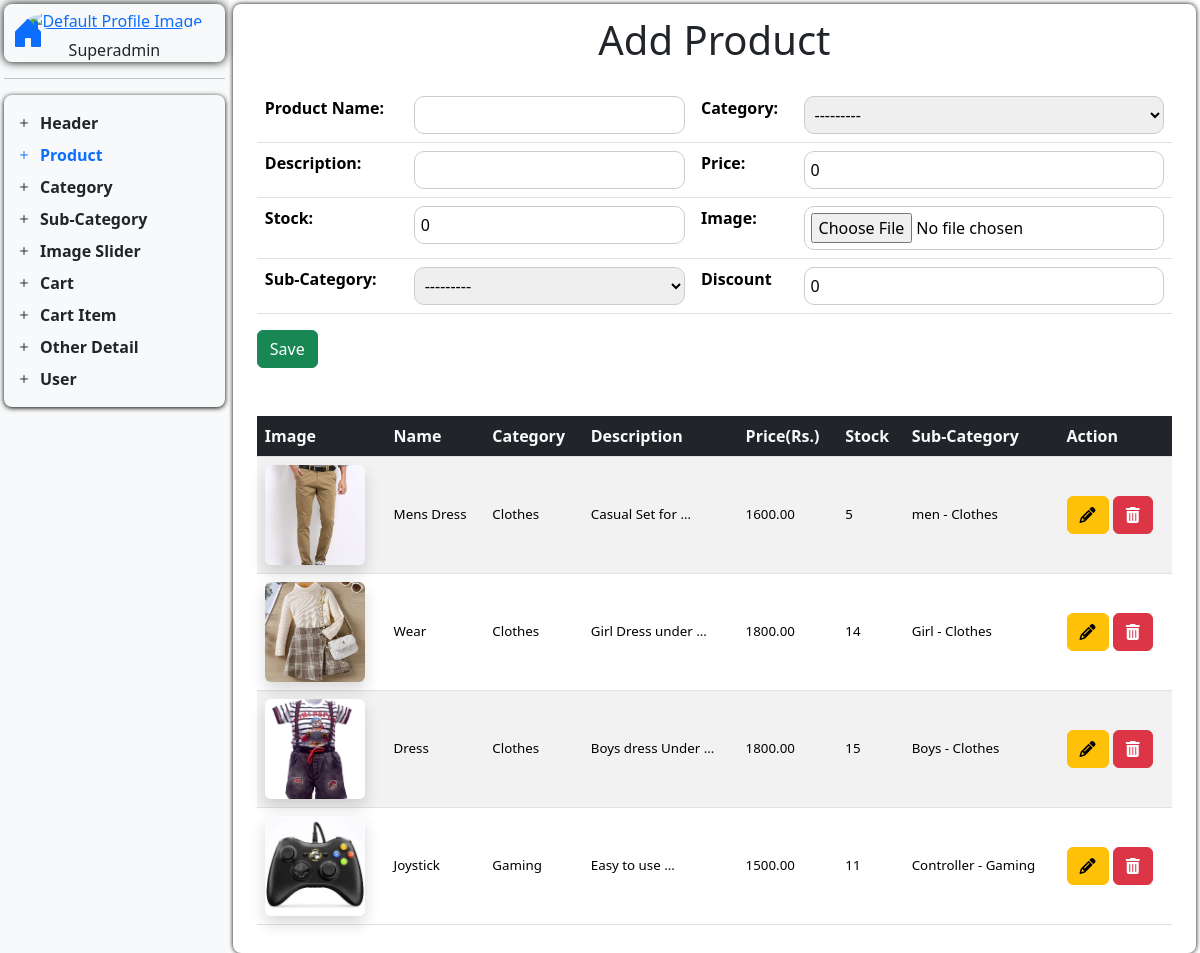
Screenshot of /add-product/ with the database file from the repository.
### techspot_app/models.py (models this page shows, shortened)
class ProductModel(models.Model):
    product_category = models.ForeignKey(
        CategoryModel,
        related_name="productcategory",
        on_delete=models.CASCADE,
    )
    product_name = models.CharField(max_length=200, default="")
    product_description = models.CharField(max_length=200, default="")
    product_price = models.DecimalField(max_digits=10, decimal_places=2, default=0)
    product_image = models.ImageField(
        upload_to="productImage/", default="", null=True, blank=True
    )
    pro_sub_category = models.ForeignKey(
        Sub_CategoryModel,
        related_name="productSubCategory",
        on_delete=models.CASCADE,
        null=True,
        blank=True,
    )
    product_stock = models.IntegerField(default=0)
    product_discount = models.DecimalField(max_digits=5, decimal_places=2, default=0)
    created_at = models.DateField(auto_now_add=True)
    updated_on = models.DateField(auto_now=True)

class CategoryModel(models.Model):
    category_icon = models.CharField(max_length=200, default="", blank=True)
    category_name = models.CharField(max_length=200, default="", unique=True)
    category_image = models.ImageField(
        upload_to="category_image/", default="", null=True, blank=True
    )
    def __str__(self) -> str:
        return f"{self.category_name}"

class Sub_CategoryModel(models.Model):
    sub_category_icon = models.CharField(max_length=200, default="", blank=True)
    sub_category_name = models.CharField(max_length=200, default="", unique=True)
    category = models.ForeignKey(
        CategoryModel, related_name="subcategories", on_delete=models.CASCADE
    )
    def __str__(self) -> str:
        return f"{self.sub_category_name} - {self.category}"

### techspot_app/operationView.py (the view)
# urls.py: path("add-product/", add_product, name="add_product"),
def add_product(request):
    return handle_create(
        request=request,
        model=ProductModel,
        formname=ProductForm,
        redirect_url="add_product",
        template_url="Dashboard/D_Content/add_product.html",
        action_url="add_product",
    )

### techspot_app/forms.py
class ProductForm(forms.ModelForm):
    class Meta:
        model = ProductModel
        fields = "__all__"

### handler/operationhandler.py (called while the page is built)
def handle_create(
        request,
        model,
        formname,
        redirect_url,
        template_url,
        action_url
    ):
    data = model.objects.order_by('-id')
    if request.method == "POST":
        form = formname(request.POST, request.FILES)
        if form.is_valid():
            form.save()
            return redirect(redirect_url)
    else:
        form = formname()
    context = {
        "form": form,
        "data": data,
        'action_url': reverse(action_url)
        }
    return render(request, template_url, context)

### techspot_app/templates/Dashboard/D_Content/add_product.html (shortened to what this page needs)
{% extends "Dashboard/dashboard.html" %}
{% load static %}
{% block add_product %}
<link rel="stylesheet" href="{% static 'CSS/Dashboard/addproduct.css' %}">
<h1 class="text-center mb-4">Add Product</h1>
<div class="container mt-4">
    <table class="table bg-white">
        <tr>
            <th>Product Name:</th>
            <td>{{ form.product_name }}</td>
            <th>Category:</th>
            <td>{{ form.product_category }}</td>
        </tr>
        <tr>
            <th>Description:</th>
            <td>{{ form.product_description }}</td>
            <th>Price:</th>
            <td>{{ form.product_price }}</td>
        </tr>
        <tr>
            <th>Stock:</th>
            <td>{{ form.product_stock }}</td>
            <th>Image:</th>
            <td>
                {{ form.product_image }}
            </td>
        </tr>
        <tr>
            <th>Sub-Category:</th>
            <td>{{ form.pro_sub_category }}</td>
            <th>Discount</th>
            <td>{{ form.product_discount }}</td>
        </tr>
    </table>
    <button type="submit" name="submit" class="btn btn-success">
        {% if form.instance.id %} Update {% else %} Save {% endif %}
    </button>
    <div>
        <table class="table table-striped bg-white mt-5">
            <thead>
                <tr>
                    <th class="bg-dark text-light">Image</th>
                    <th class="bg-dark text-light">Name</th>
                    <th class="bg-dark text-light">Category</th>
                    <th class="bg-dark text-light">Description</th>
                    <th class="bg-dark text-light">Price(Rs.)</th>
                    <th class="bg-dark text-light">Stock</th>
                    <th class="bg-dark text-light">Sub-Category</th>
                    <th class="bg-dark text-light">Action</th>
                </tr>
            </thead>
            <tbody>
                {% for prod in data %}
                <tr>
                    <td class="detl align-middle">
                        {% if prod.product_image and prod.product_image.url %}
                        <img src="{{ prod.product_image.url }}" alt="Product Image" loading="lazy"
                            class="img-fluid rounded shadow" style="width: 100px; height: 100px; object-fit: cover;">
                        {% else %}
                        <img src="{% static 'images/default_image.png' %}" alt="Default Image" loading="lazy"
                            class="img-fluid rounded shadow" style="width: 100px; height: 100px; object-fit: cover;">
                        {% endif %}
                    </td>
                    <td class="detl align-middle">{{ prod.product_name|truncatewords:2 }}</td>
                    <td class="detl align-middle">{{ prod.product_category }}</td>
                    <td class="detl align-middle">{{ prod.product_description|truncatewords:3 }}</td>
                    <td class="detl align-middle">{{ prod.product_price }}</td>
                    <td class="detl align-middle">{{ prod.product_stock }}</td>
                    <td class="detl align-middle">{{ prod.pro_sub_category }}</td>
                    <td class="align-middle">
                        <a href="{% url 'update_product' prod.id %}" class="btn btn-warning"><i
                                class="fas fa-pencil-alt"></i></a>
                        <a href="{% url 'del_product' prod.id %}" class="btn btn-danger"><i
                                class="fas fa-trash-alt"></i></a>
                    </td>
                </tr>
                {% endfor %}
            </tbody>
        </table>
    </div>
</div>
{% endblock %}

### static/CSS/Dashboard/dashboard.css (style rules this page uses)
* { margin: 0; padding: 0; max-width: 100%; box-sizing: border-box; }
input, select { width: 100%; padding: 6px; border: 1px solid #ccc; border-radius: 10px; }

### static/CSS/Dashboard/addproduct.css (style rules this page uses)
.detl { font-size: smaller; }

### rows the page displays
ProductModel: product_image (picture), product_name "Mens Dress", product_category "Clothes", product_description "Casual Set for …", product_price "1600.00", product_stock "5", pro_sub_category "men - Clothes"
ProductModel: product_image (picture), product_name "Wear", product_category "Clothes", product_description "Girl Dress under …", product_price "1800.00", product_stock "14", pro_sub_category "Girl - Clothes"
ProductModel: product_image (picture), product_name "Dress", product_category "Clothes", product_description "Boys dress Under …", product_price "1800.00", product_stock "15", pro_sub_category "Boys - Clothes"
ProductModel: product_image (picture), product_name "Joystick", product_category "Gaming", product_description "Easy to use …", product_price "1500.00", product_stock "11", pro_sub_category "Controller - Gaming"
